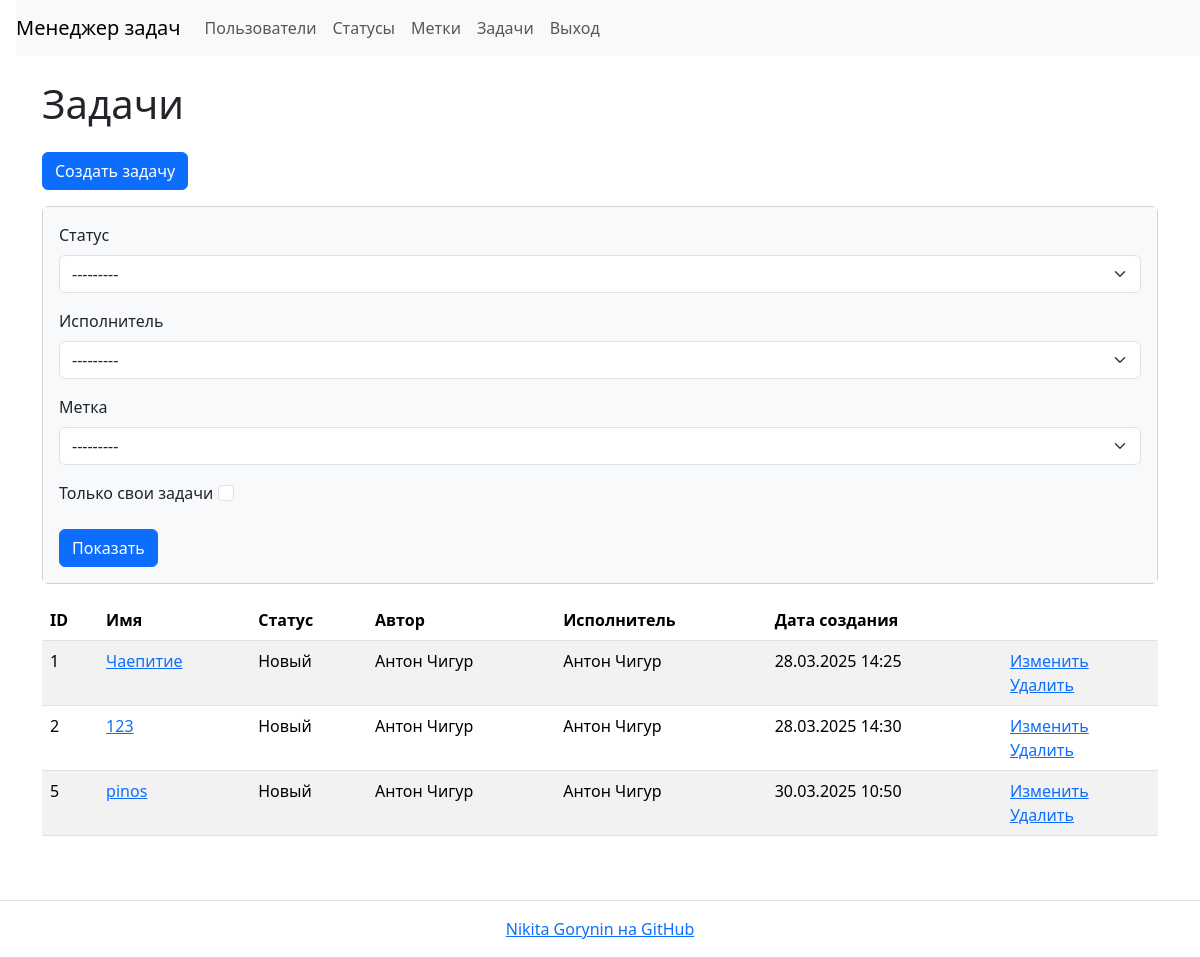
Before: /tasks/ (signed in) with the older database file.
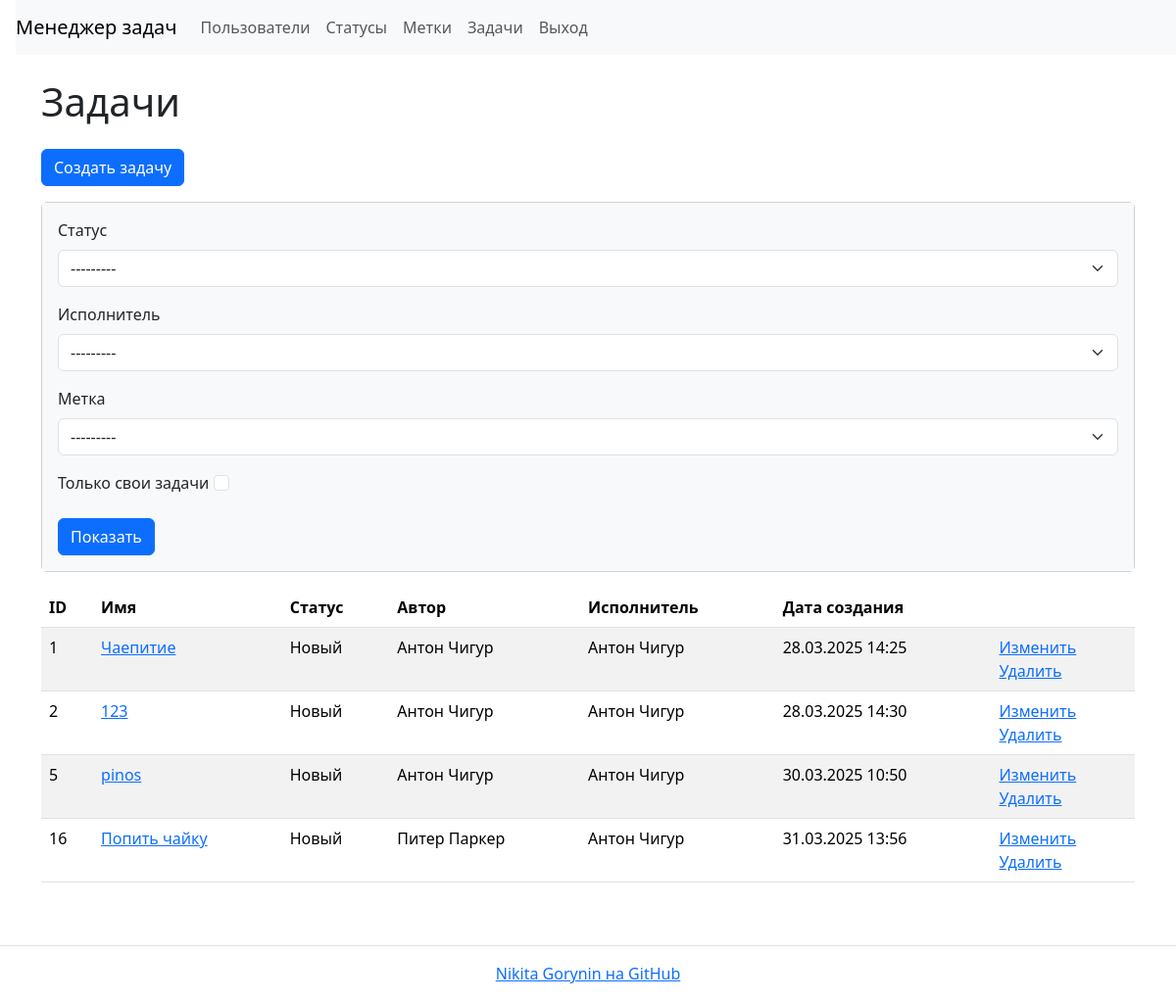
After: the same page with the newer database file.
### task_manager/tasks/models.py (models this page shows, shortened)
class Task(models.Model):
    name = models.CharField(
        max_length=150,
        blank=False,
        unique=True,
        verbose_name='Имя'
    )
    description = models.TextField(
        max_length=10000,
        blank=True,
        verbose_name='Описание'
    )
    date_created = models.DateTimeField(
        auto_now_add=True,
        verbose_name='Creation date'
    )
    author = models.ForeignKey(
        User,
        on_delete=models.PROTECT,
        related_name='author',
        verbose_name='Автор'
    )
    status = models.ForeignKey(
        Status,
        on_delete=models.PROTECT,
        related_name='statuses',
        verbose_name='Статус'
    )
    executor = models.ForeignKey(
        User,
        on_delete=models.PROTECT,
        related_name='executor',
        verbose_name='Исполнитель'
    )
    labels = models.ManyToManyField(
        Label,
        through='TaskLabelRelation',
        through_fields=('task', 'label'),
        blank=True,
        related_name='labels',
        verbose_name='Метки'
    )
    class Meta:
        verbose_name = 'Задача'
        verbose_name_plural = 'Задачи'

### task_manager/statuses/models.py (models this page shows)
class Status(models.Model):
    date_created = models.DateTimeField(auto_now_add=True)
    name = models.CharField(max_length=400, unique=True)
    def __str__(self):
        return self.name

### task_manager/users/models.py (models this page shows)
class User(AbstractUser):
    first_name = models.CharField(max_length=150)
    last_name = models.CharField(max_length=150)
    def __str__(self):
        return self.get_full_name()

### task_manager/tasks/views.py (the view)
# urls.py: path('', TasksListView.as_view(), name='tasks'),
class TasksListView(AuthRequiredMixin, FilterView):
    template_name = 'tasks/list.html'
    model = Task
    filterset_class = TaskFilter
    context_object_name = 'tasks'
    extra_context = {
        'header': 'Задачи'
    }

### task_manager/labels/models.py (called while the page is built)
    def __str__(self):
        return self.name

### task_manager/mixins.py (called while the page is built)
    def dispatch(self, request, *args, **kwargs):
        if not request.user.is_authenticated:
            self.error(request, self.auth_message)
            return redirect(reverse_lazy('login'))
        return super().dispatch(request, *args, **kwargs)

### task_manager/templates/tasks/list.html
{% extends "base.html" %}
{% block content %}
    <h1 class="my-4">{{ header }}</h1>
    <a class="btn btn-primary mb-3" href="{% url 'task_create' %}">Создать задачу</a>
    {% include "tasks/filter.html" %}
    <table class="table table-striped">
        <thead>
            <tr>
                <th>ID</th>
                <th>Имя</th>
                <th>Статус</th>
                <th>Автор</th>
                <th>Исполнитель</th>
                <th>Дата создания</th>
                <th></th>
            </tr>
        </thead>
        <tbody>
            {% if tasks %}
                {% for task in tasks %}
                    <tr>
                        <td>{{ task.id }}</td>
                        <td><a href="{% url 'task_show' task.id %}">{{ task.name }}</a></td>
                        <td>{{ task.status }}</td>
                        <td>{{ task.author }}</td>
                        <td>{{ task.executor }}</td>
                        <td>{{ task.date_created|date:"d.m.Y H:i" }}</td>
                        <td>
                            <a href="{% url 'task_update' task.id %}">Изменить</a>
                            <br>
                            <a href="{% url 'task_delete' task.id %}">Удалить</a>
                        </td>
                    </tr>
                {% endfor %}
            {% endif %}
        </tbody>
    </table>
{% endblock content %}

### task_manager/templates/base.html (shortened to what this page needs)
<!DOCTYPE html>
<html lang="ru-ru">
    <head>
        <link href="https://cdn.jsdelivr.net/npm/bootstrap@5.3.3/dist/css/bootstrap.min.css" rel="stylesheet">
    </head>
    <body class="d-flex flex-column min-vh-100">
        {% include 'navbar.html' %}
        <div class="container wrapper flex-grow-1">
            {% block content %}{% endblock %}
        </div>
        <footer class="border-top py-3 mt-5 flex-shrink-0">
            <div class="container-lg">
                <div class="text-center">
                    <a href="https://github.com/gornah" target="_blank">Nikita Gorynin на GitHub</a>
                </div>
            </div>
        </footer>
    </body>
</html>

### task_manager/templates/navbar.html (shortened to what this page needs)
<nav class="navbar navbar-expand-lg navbar-light bg-light ms-3">
    <a class="navbar-brand" href="/">Менеджер задач</a>
    <div class="collapse navbar-collapse" id="navbarToggleExternalContent">
        <ul class="navbar-nav mr-auto">
            <li class="nav-item">
                <a class="nav-link" href="{% url 'users' %}">Пользователи</a>
            </li>
            {% if user.is_authenticated %}
                <li class="nav-item">
                    <a class="nav-link" href="{% url 'statuses' %}">Статусы</a>
                </li>
                <li class="nav-item">
                    <a class="nav-link" href="{% url 'labels' %}">Метки</a>
                </li>
                <li class="nav-item">
                    <a class="nav-link" href="{% url 'tasks' %}">Задачи</a>
                </li>
            {% endif %}
        </ul>
        <ul class="navbar-nav">
            {% if user.is_authenticated %}
            <li class="nav-item">
                <form action="{% url 'logout' %}" method="post">
                    <button type="submit" class="nav-link">Выход</button>
                </form>
            </li>
            {% endif %}
        </ul>
    </div>
</nav>

### task_manager/templates/tasks/filter.html
<div class="card mb-3">
    <div class="card-body bg-light">
      <form class="form-inline center" method="get">
        {% for field in filter.form %}
          <div class="mb-3">
            <label class="form-label" for="{{ field.id_for_label }}">{{ field.label }}</label>
            {{ field }}
          </div>
        {% endfor %}
        <input class="btn btn-primary" type="submit" value="Показать">
      </form>
    </div>
  </div>

Changed rows visible on the page:
added Task: id "16", name "Попить чайку", status "Новый", author "Питер Паркер", executor "Антон Чигур", date_created "31.03.2025 13:56"
